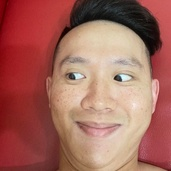
#> input picture stanCode_Projects/MyPhotoshop/image_contest/me.jpeg, 171 x 171 px, shrunk from 416 x 416 before the run, found by its file name
$ python best_photoshop_award.py
#> lines starting #> are read from the running program, lines starting #| are printed output that depends on the picture
### stanCode_Projects/MyPhotoshop/simpleimage.py
#!/usr/bin/env python3

"""
Stanford CS106AP SimpleImage
Nick Parlante, Sonja Johnson-Yu, and Nick Bowman
 -6/2019 version has file reading, pix, and foreach iterator

SimpleImage Features:
Create image:
    image = SimpleImage.blank(400, 200)   # create new image of size
    image = SimpleImage('foo.jpg')        # create from file

Access size
    image.width, image.height

Iterate over all pixels:
    for pixel in image:
        #do something with pixel

Get pix at x,y
    pix = image.get_pix(x, y)
    # pix is RGB tuple like (100, 200, 0)

Set pix at x,y
    image.set_pix(x, y, pix)   # set data by tuple also

Get Pixel object at x,y
    pixel = image.get_pixel(x, y)
    pixel.red = 0
    pixel.blue = 255

Show image on screen
    image.show()

The main() function below demonstrates the above functions as a test.
"""

import sys
# If the following line fails, "Pillow" needs to be installed
from PIL import Image


def clamp(num):
    """
    Return a "clamped" version of the given num,
    converted to be an int limited to the range 0..255 for 1 byte.
    """
    num = int(num)
    if num < 0:
        return 0
    if num >= 256:
        return 255
    return num


class Pixel(object):
    """
    A pixel at an x,y in a SimpleImage.
    Supports set/get .red .green .blue
    and get .x .y
    """
    def __init__(self, image, x, y):
        self.image = image
        self._x = x
        self._y = y

    def __str__(self):
        return 'r:' + str(self.red) + ' g:' + str(self.green) + ' b:' + str(self.blue)

    # Pillow image stores each pixel color as a (red, green, blue) tuple.
    # So the functions below have to unpack/repack the tuple to change anything.

    @property
    def red(self):
        return self.image.px[self._x, self._y][0]

    @red.setter
    def red(self, value):
        rgb = self.image.px[self._x, self._y]
        self.image.px[self._x, self._y] = (clamp(value), rgb[1], rgb[2])

    @property
    def green(self):
        return self.image.px[self._x, self._y][1]

    @green.setter
    def green(self, value):
        rgb = self.image.px[self._x, self._y]
        self.image.px[self._x, self._y] = (rgb[0], clamp(value), rgb[2])

    @property
    def blue(self):
        return self.image.px[self._x, self._y][2]

    @blue.setter
    def blue(self, value):
        rgb = self.image.px[self._x, self._y]
        self.image.px[self._x, self._y] = (rgb[0], rgb[1], clamp(value))

    @property
    def x(self):
        return self._x

    @property
    def y(self):
        return self._y


# color tuples for background color names 'red' 'white' etc.
BACK_COLORS = {
    'white': (255, 255, 255),
    'black': (0, 0, 0),
    'red': (255, 0, 0),
    'green': (0, 255, 0),
    'blue': (0, 0, 255),
}


class SimpleImage(object):
    def __init__(self, filename, width=0, height=0, back_color=None):
        """
        Create a new image. This case works: SimpleImage('foo.jpg')
        To create a blank image use SimpleImage.blank(500, 300)
        The other parameters here are for internal/experimental use.
        """
        # Create pil_image either from file, or making blank
        if filename:
            self.pil_image = Image.open(filename).convert("RGB")
            if self.pil_image.mode != 'RGB':
                raise Exception('Image file is not RGB')
            self._filename = filename  # hold onto
        else:
            if not back_color:
                back_color = 'white'
            color_tuple = BACK_COLORS[back_color]
            if width == 0 or height == 0:
                raise Exception('Creating blank image requires width/height but got {} {}'
                                .format(width, height))
            self.pil_image = Image.new('RGB', (width, height), color_tuple)
        self.px = self.pil_image.load()
        size = self.pil_image.size
        self._width = size[0]
        self._height = size[1]
        self.curr_x = 0
        self.curr_y = 0

    def __iter__(self):
        return self

    # [16 lines left out: functions __next__, increment_curr_counters, not called in this run]

    @classmethod
    def blank(cls, width, height, back_color=None):
        """Create a new blank image of the given width and height, optional back_color."""
        return SimpleImage('', width, height, back_color=back_color)

    # [4 lines left out: function file, not called in this run]

    @property
    def width(self):
        """Width of image in pixels."""
        return self._width

    @property
    def height(self):
        """Height of image in pixels."""
        return self._height

    def get_pixel(self, x, y):
        """
        Returns a Pixel at the given x,y, suitable for getting/setting
        .red .green .blue values.
        """
        if x < 0 or x >= self._width or y < 0 or y >= self.height:
            e = Exception('get_pixel bad coordinate x %d y %d (vs. image width %d height %d)' %
                          (x, y, self._width, self.height))
            raise e
        return Pixel(self, x, y)

    # [14 lines left out: functions set_pixel, set_rgb, not called in this run]

    def get_pix(self, x, y):
        """Get pix RGB tuple (200, 100, 50) for the given x,y."""
        return self.px[x, y]

    def set_pix(self, x, y, pix):
        """Set the given pix RGB tuple into the image at the given x,y."""
        self.px[x, y] = pix

    def show(self):
        """Displays the image using an external utility."""
        self.pil_image.show()

    # [39 lines left out: functions make_as_big_as, main, not called in this run]


# [2 lines that do not run on import are left out]

### stanCode_Projects/MyPhotoshop/best_photoshop_award.py
"""
File: best_photoshop_award.py
Name:
----------------------------------
This file creates a photoshopped image
that is going to compete for the Best
Photoshop Award for SC001.
Please put all the images you will use in the image_contest folder
and make sure to choose the right folder when loading your images.
"""
from simpleimage import SimpleImage

HURDLE_FACTOR = 1.5


def main():
    """
    創作理念：

    男：跟我結婚吧
    女：你有什麼？

    男：我家有蛋

    """
    ori_img = SimpleImage('best_photoshop作品及創作理念/me.jpeg')
#> in __init__, self.pil_image is the input picture: PIL image 171x171 RGB; mean R, G, B 164.5, 103, 92.3
    ori_img.show()
    egg_img = SimpleImage('best_photoshop作品及創作理念/egg-624x416.jpg')
#> call 2 of __init__, with filename = 'best_photoshop作品及創作理念/egg-624x416.jpg', width = 0, height = 0
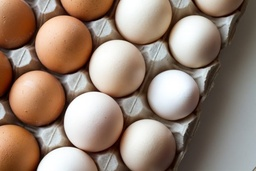
#> input picture stanCode_Projects/MyPhotoshop/image_contest/egg-624x416.jpg, 256 x 171 px, shrunk from 624 x 416 before the run, found by its file name
#> in __init__, self.pil_image is the input picture: PIL image 256x171 RGB; mean R, G, B 150.9, 130.1, 115.9

    me_egg_img = me_egg(ori_img, egg_img)
    me_egg_img.show()


def me_egg(ori_img, egg_img):
    me_egg_img = SimpleImage.blank(egg_img.width, egg_img.height)  # 新增空白畫布
#> in __init__ (call 3), `self.pil_image = Image.new('RGB', (width, height), color_tuple)`: self.pil_image: PIL image 256x171 RGB; every value is 255

    for x in range(ori_img.width):  # 這邊先把我的臉Ｐ過去空白畫布，並且要往右對齊，這樣子蛋蛋才會在左邊，才會在我的視線範圍
        for y in range(ori_img.height):
            ori_img_pixel = ori_img.get_pixel(x, y)
            me_egg_img_pixel = me_egg_img.get_pixel(x + (me_egg_img.width - ori_img.width), y)

            avg = (ori_img_pixel.red + ori_img_pixel.blue + ori_img_pixel.green) / 3
            if ori_img_pixel.red < avg * HURDLE_FACTOR:
                me_egg_img_pixel.red = ori_img_pixel.red
                me_egg_img_pixel.blue = ori_img_pixel.blue
                me_egg_img_pixel.green = ori_img_pixel.green

    for x in range(me_egg_img.width):  # 這邊把空白畫布空白的地方用蛋蛋圖填滿
        for y in range(me_egg_img.height):
            me_egg_img_pixel = me_egg_img.get_pixel(x, y)
            egg_img_pixel = egg_img.get_pixel(x, y)

            # 空白的地方基本上一定是255x255x255
            if (me_egg_img_pixel.red + me_egg_img_pixel.green + me_egg_img_pixel.blue) / 3 == 255:
                me_egg_img_pixel.red = egg_img_pixel.red
                me_egg_img_pixel.blue = egg_img_pixel.blue
                me_egg_img_pixel.green = egg_img_pixel.green

    return me_egg_img


# DO NOT EDIT CODE BELOW THIS LINE #

if __name__ == '__main__':
    main()
#> in show (call 2), `self.pil_image.show()`:
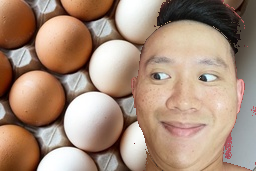
#> shown: PIL image 256x171 RGB; mean R, G, B 167.5, 140.1, 121.5
